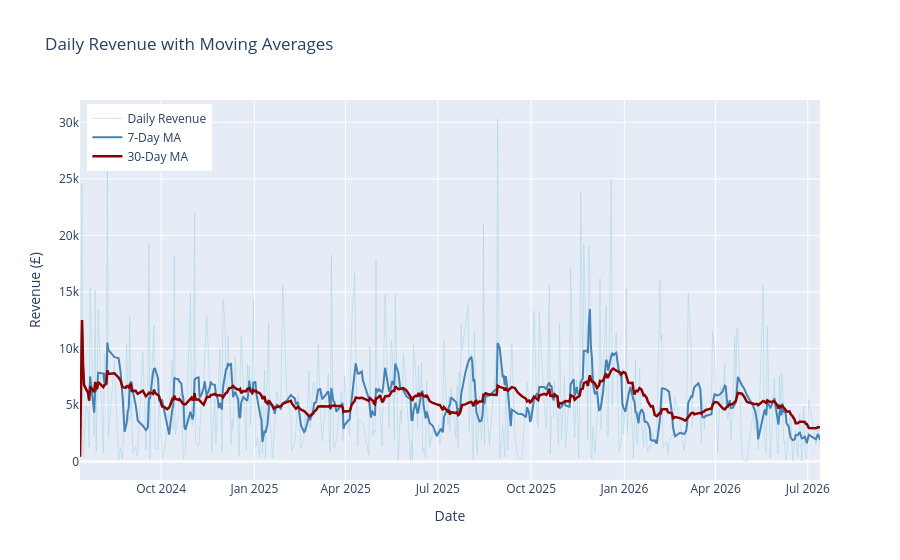

Notebook cell for this chart:
### Markdown cell above
## 3 · Revenue Trend & Moving Averages

### Code cell
adv = ba.run_advanced_analytics()
ma_pdf = adv["moving_averages"].toPandas()
ma_pdf["sale_date"] = pd.to_datetime(ma_pdf["sale_date"])
for c in ["daily_revenue","moving_avg_7days","moving_avg_30days"]:
    ma_pdf[c] = pd.to_numeric(ma_pdf[c], errors="coerce")
ma_pdf.sort_values("sale_date", inplace=True)

fig = go.Figure()
fig.add_trace(go.Scatter(x=ma_pdf["sale_date"], y=ma_pdf["daily_revenue"],
                         mode="lines", name="Daily Revenue",
                         line=dict(color="lightblue", width=1), opacity=0.6))
fig.add_trace(go.Scatter(x=ma_pdf["sale_date"], y=ma_pdf["moving_avg_7days"],
                         mode="lines", name="7-Day MA",
                         line=dict(color="steelblue", width=2)))
fig.add_trace(go.Scatter(x=ma_pdf["sale_date"], y=ma_pdf["moving_avg_30days"],
                         mode="lines", name="30-Day MA",
                         line=dict(color="darkred", width=2.5)))
fig.update_layout(title="Daily Revenue with Moving Averages",
                  xaxis_title="Date", yaxis_title="Revenue (£)",
                  hovermode="x unified", legend=dict(x=0.01, y=0.99))
fig.show()

### Figure 1 — Plotly figure (JSON) as saved in the notebook; plotly's stock layout.template omitted (floating-point values rounded to 4 significant figures; data arrays with more than 128 entries replaced by an {"elided": "..."} marker saying what was removed)
{"data": [{"line": {"color": "lightblue", "width": 1}, "mode": "lines", "name": "Daily Revenue", "opacity": 0.6, "type": "scatter", "x": {"elided": "420 str values"}, "y": {"elided": "420 float values"}}, {"line": {"color": "steelblue", "width": 2}, "mode": "lines", "name": "7-Day MA", "type": "scatter", "x": {"elided": "420 str values"}, "y": {"elided": "420 float values"}}, {"line": {"color": "darkred", "width": 2.5}, "mode": "lines", "name": "30-Day MA", "type": "scatter", "x": {"elided": "420 str values"}, "y": {"elided": "420 float values"}}], "layout": {"hovermode": "x unified", "legend": {"x": 0.01, "y": 0.99}, "title": {"text": "Daily Revenue with Moving Averages"}, "xaxis": {"title": {"text": "Date"}}, "yaxis": {"title": {"text": "Revenue (£)"}}}}
